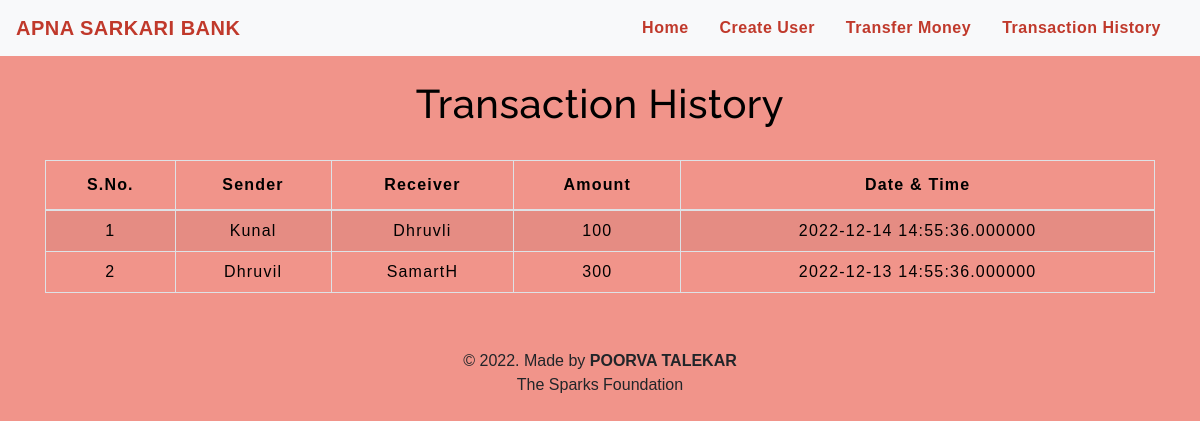
The page /transactionhistory.php on the database its author committed.
### tables this page shows
CREATE TABLE `transaction` (
  `S.No.` int(20) NOT NULL,
  `Sender` varchar(20) NOT NULL,
  `Receiver` varchar(20) NOT NULL,
  `Balance` int(20) NOT NULL,
  `Date & Time` datetime(6) NOT NULL DEFAULT '0000-00-00 00:00:00.000000' ON UPDATE current_timestamp(6)
);

### transactionhistory.php (the view, shortened to what this page needs)
<!DOCTYPE html>
<html lang="en">
<head>
    <link rel="stylesheet" href="https://stackpath.bootstrapcdn.com/bootstrap/4.5.2/css/bootstrap.min.css">
    <link rel="stylesheet" type="text/css" href="table.css">
    <link rel="stylesheet" type="text/css" href="navbar.css">
</head>
<body style="background-color : #F1948A;">
<?php
  include 'navbar.php';
?>
	<div class="container">
        <h2 class="text-center pt-4" style="color : black;">Transaction History</h2>
       <br>
       <div class="table-responsive-sm">
    <table class="table table-hover table-striped table-condensed table-bordered">
        <thead style="color : black;">
            <tr>
                <th class="text-center">S.No.</th>
                <th class="text-center">Sender</th>
                <th class="text-center">Receiver</th>
                <th class="text-center">Amount</th>
                <th class="text-center">Date & Time</th>
            </tr>
        </thead>
        <tbody>
        <?php
            include 'config.php';
            $sql ="select * from transaction";
            $query =mysqli_query($conn, $sql);
            while($rows = mysqli_fetch_assoc($query))
            {
        ?>
            <tr style="color : black;">
            <td class="py-2"><?php echo $rows['S.No.']; ?></td>
            <td class="py-2"><?php echo $rows['Sender']; ?></td>
            <td class="py-2"><?php echo $rows['Receiver']; ?></td>
            <td class="py-2"><?php echo $rows['Balance']; ?> </td>
            <td class="py-2"><?php echo $rows['Date & Time']; ?> </td>
        <?php
            }
        ?>
        </tbody>
    </table>
    </div>
</div>
<footer class="text-center mt-5 py-2">
            <p>&copy 2022. Made by <b>POORVA TALEKAR</b> <br> The Sparks Foundation</p>
</footer>
</body>
</html>

### table.css (style rules this page uses)
* { padding: 0; margin: 0; box-sizing: border-box; font-family: sans-serif; }
h2 { font-size: 40px; }
table { letter-spacing: 1.2px; }
td { text-align: center; }

### navbar.css (style rules this page uses)
h2 { color: #4C4B4B; letter-spacing: 0.5px; font-family: raleway; }

### rows shown on the page
transaction: No "1", Sender "Kunal", Receiver "Dhruvli", Balance "100", value "2022-12-14 14:55:36.000000"
transaction: No "2", Sender "Dhruvil", Receiver "SamartH", Balance "300", value "2022-12-13 14:55:36.000000"
